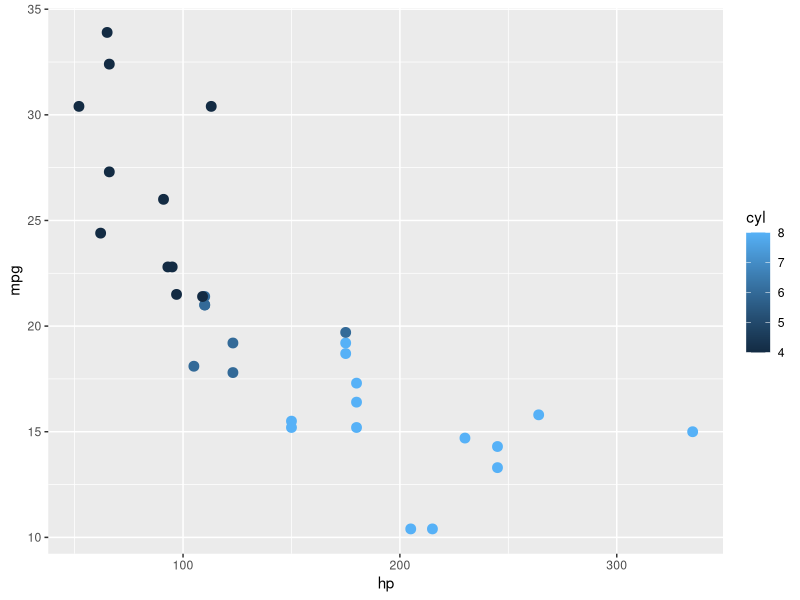

Here is the R script that generated this plot:
## ---- chunk 1
library(ggplot2)
library(tidyverse)

#Segunda modificación

mtcars %>% ggplot(aes(x=hp, y=mpg, color=cyl)) +
  geom_point(size=3)

